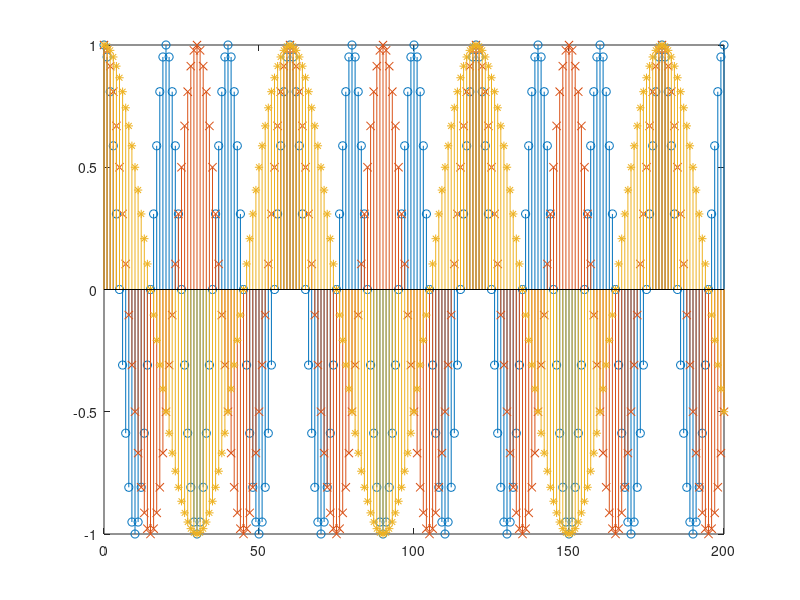
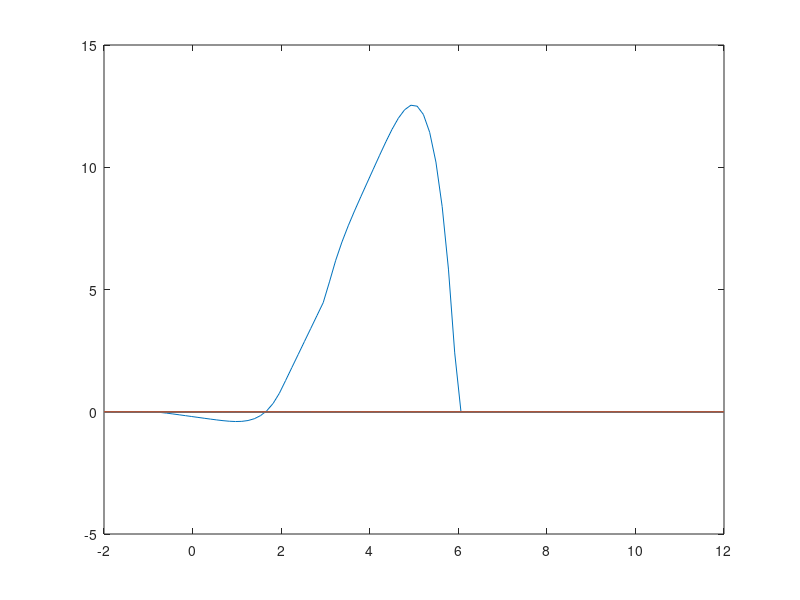

These figures' MATLAB source, in order:
clc;    clear;
%%
%     不知道
%     108060002  周廷紘
%     109060035  温柏崴
%     109060044  莊凱威

%% Q1Q1Q1Q1Q1Q1Q1Q1Q1Q1Q1Q1Q1Q1Q1Q1Q1Q1Q1Q1Q1Q1Q1Q1Q1Q1Q1Q1Q1Q1Q1Q1Q1Q1Q1Q1Q1Q1Q1Q1Q1Q1

n = 0: 200;

z1 = exp((1/20)*2*pi*1i*n);         % fundemental frequency of 20
z2 = exp((1/30)*2*pi*1i*n);         % fundemental frequency of 30
z3 = exp((1/60)*2*pi*1i*n);         % fundemental frequency of 60

figure();                           % figure 1
stem(n, real(z1), 'o');
hold on;
stem(n, real(z2), 'x');
stem(n, real(z3), '*');
hold off;

figure();                           % figure 2
stem(n, real(z1 + z2 + z3), 'h');   % fundemental frequency of N

% N = gcd(20, 30, 60), or the first place where z1, z2, z3 intersects
% same as the conclusion drawn from page 22 of the slides

%% Q2Q2Q2Q2Q2Q2Q2Q2Q2Q2Q2Q2Q2Q2Q2Q2Q2Q2Q2Q2Q2Q2Q2Q2Q2Q2Q2Q2Q2Q2Q2Q2Q2Q2Q2Q2Q2Q2Q2Q2Q2Q2


clc; clear;

x = -10 : 10;
y = 0;

for k = -2 : 2
    n = k.*(k <= 2 && k >= -2);                 % Determine the original graph
    nshiftk = circshift(x, k);                  % move the graph n by k
    nk = k.*(nshiftk >= -2 & nshiftk <= 2);     % Doing the convolution (the amp part)
    y = y + nshiftk.*nk;                        % Doing the convolution (adding part)
end

stem(x, y);

% you don't have to reverse the second function if the values are evaluated from left to right


%% Q3Q3Q3Q3Q3Q3Q3Q3Q3Q3Q3Q3Q3Q3Q3Q3Q3Q3Q3Q3Q3Q3Q3Q3Q3Q3Q3Q3Q3Q3Q3Q3Q3Q3Q3Q3Q3Q3Q3Q3Q3Q3


clc, clear;

t = linspace(-2, 12);
y = zeros(length(t));
for li = 1 : length(t)
    fun = @(x) x.*(t(li)-x).^3;                     % f(x) * g(x) = integral(f(t)g(x-t))dx from -inf to inf, fun = f(x)g(t-x)
    if t(li) <= -1                                  % t + 1 <= 0, t <= -1
        y(li) = 0;                                  % no overlap
    elseif t(li) <= 2                               % t + 1 >= 0 and t - 2 <= 0, -1 <= t <= 2
        y(li) = integral(fun, 0, t(li)+1);          % overlap, integrate fun from 0 to t + 1
    elseif t(li) <= 3                               % t - 2 >= 0 and t + 1 <= 4, 2 <= t <= 3
        y(li) = integral(fun, t(li)-2, t(li)+1);    % overlap, integrate fun from t - 2 to t + 1
    elseif t(li) <= 6                               % t - 2 <= 4, t <= 6
        y(li) = integral(fun, t(li)-2, 4);          % overlap, intergate fun from t - 2 to 4
    else                                            % t - 2 >= 4, t >= 6
        y(li) = 0;                                  % no overlap
    end
end

plot(t, y);